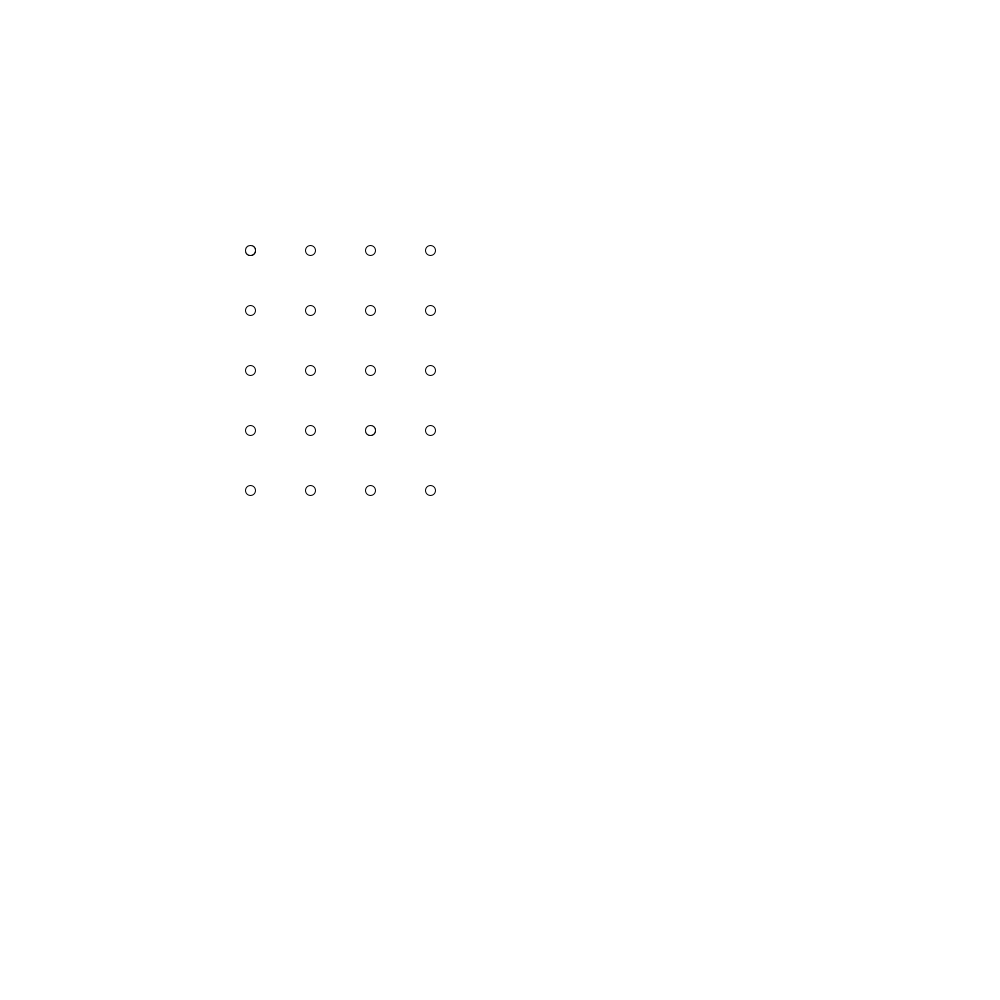
Frame 1 (no input)
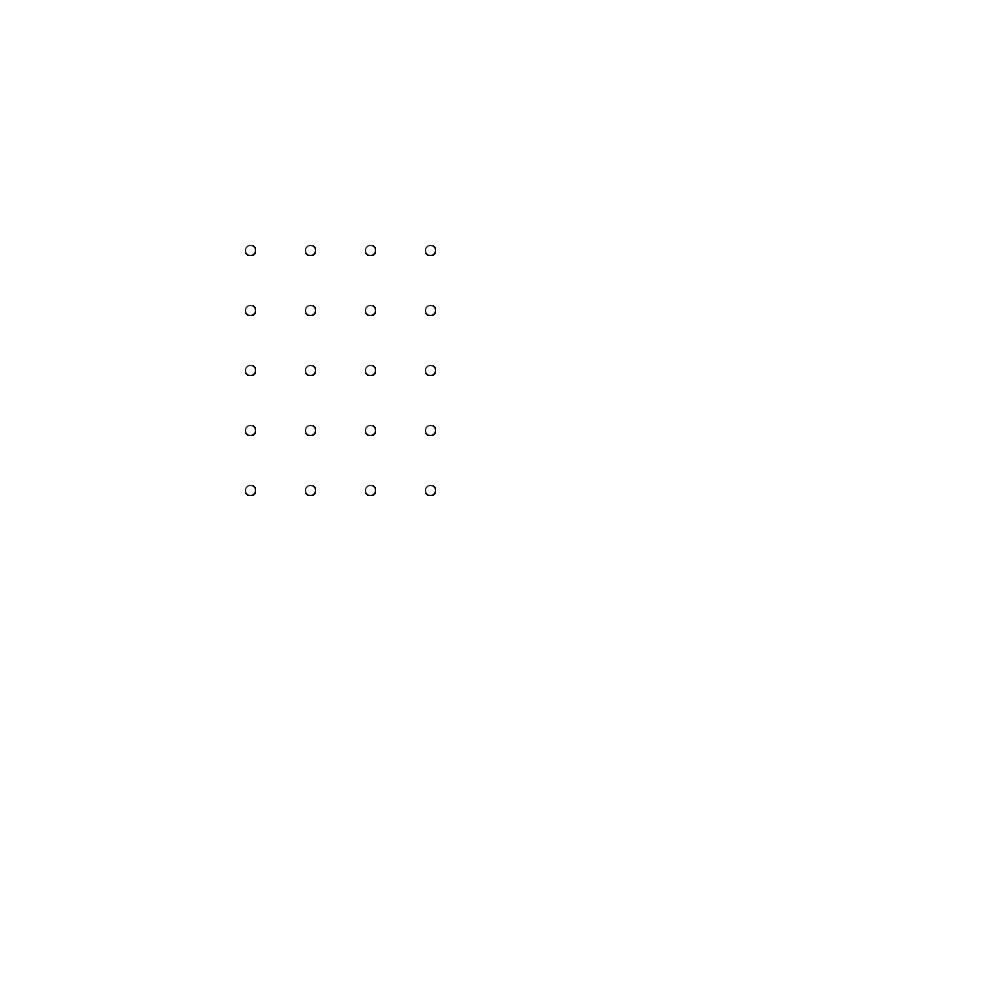
Frame 60 (the mouse pressed at the canvas centre just before this capture)
Frame 120 (the mouse held since frame 60 and released just before this capture): identical to frame 60, image omitted

The Processing sketch that drew these frames (run headless with seeded random() and noise(); from frame 60 on, the mouse is pressed at the canvas centre):

// Processing sketch: s05e1josefina
// ── s05e1josefina.pde
//grilla de círculos de 10x10 px dispuestos en una grilla
int x;
int y;
void setup(){
  background(255);
  size(1000,1000);
  x=250;
  y=250;


}

void draw(){
  ellipse(x,y,10,10);
  ellipse(x+60,y,10,10);
  ellipse(x+120,y,10,10);
  ellipse(x+180,y,10,10);
  ellipse(x+120,y+240,10,10);
  ellipse(x+120,y+180,10,10);
  ellipse(x+60,y+120,10,10);
  ellipse(x+60,y+240,10,10);
  ellipse(x+60,y+180,10,10);
  ellipse(x,y,10,10);
  ellipse(x+60,y+60,10,10);
  ellipse(x+120,y+60,10,10);
  ellipse(x+120,y+120,10,10);
  ellipse(x+120,y+180,10,10);
  ellipse(x+180,y+60,10,10);
  ellipse(x+180,y+120,10,10);
  ellipse(x+180,y+180,10,10);
  ellipse(x+180,y+240,10,10);

  ellipse(x,y,10,10);
  ellipse(x,y+60,10,10);
  ellipse(x,y+120,10,10);
  ellipse(x,y+180,10,10);
    ellipse(x,y+240,10,10);
}
